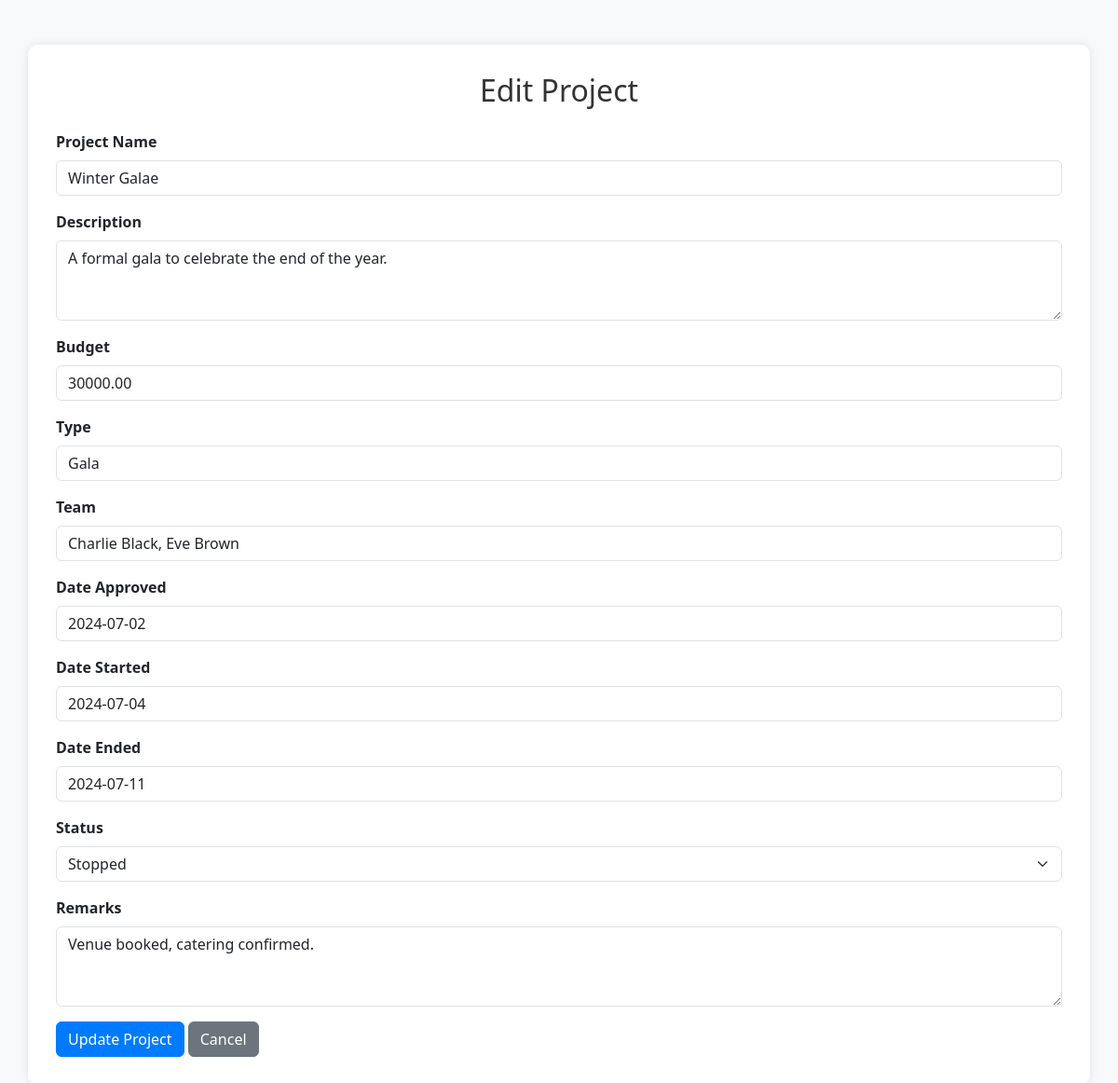
/edit.php?id=9 (signed in), run on the app's committed database.
### tables this page shows
CREATE TABLE `projects` (
  `id` int(11) NOT NULL,
  `proj_name` varchar(255) NOT NULL,
  `description` text DEFAULT NULL,
  `budget` decimal(10,2) DEFAULT NULL,
  `type` varchar(100) DEFAULT NULL,
  `team` varchar(255) DEFAULT NULL,
  `date_approved` date DEFAULT NULL,
  `date_started` date DEFAULT NULL,
  `date_ended` date DEFAULT NULL,
  `status` enum('ongoing','stopped','completed') DEFAULT NULL,
  `remarks` text DEFAULT NULL
);

### edit.php (the view, shortened to what this page needs)
<?php
$servername = "localhost";
$username = "root";
$password = "";
$dbname = "project";
$conn = new mysqli($servername, $username, $password, $dbname);
$id = $_GET['id'] ?? null;
$sql = "SELECT * FROM projects WHERE id=?";
$stmt = $conn->prepare($sql);
$stmt->bind_param("i", $id);
$stmt->execute();
$result = $stmt->get_result();
if ($result->num_rows > 0) {
    $project = $result->fetch_assoc();
} else {
    echo "Project not found";
    exit;
}
?>
<!DOCTYPE html>
<html lang="en">
<head>
    <link href="https://cdn.jsdelivr.net/npm/bootstrap@5.3.0/dist/css/bootstrap.min.css" rel="stylesheet">
    <link rel="stylesheet" href="https://cdnjs.cloudflare.com/ajax/libs/bootstrap-datepicker/1.9.0/css/bootstrap-datepicker.min.css">
</head>
<body>
    <div class="container mt-5">
        <h2 class="mb-4 text-center">Edit Project</h2>
        <form id="editProjectForm">
            <div class="mb-3">
                <label for="projName" class="form-label">Project Name</label>
                <input type="text" class="form-control" id="projName" name="projName" value="<?php echo htmlspecialchars($project['proj_name']); ?>" required>
            </div>
            <div class="mb-3">
                <label for="description" class="form-label">Description</label>
                <textarea class="form-control" id="description" name="description" rows="3" required><?php echo htmlspecialchars($project['description']); ?></textarea>
            </div>
            <div class="mb-3">
                <label for="budget" class="form-label">Budget</label>
                <input type="number" class="form-control" id="budget" name="budget" step="0.01" value="<?php echo htmlspecialchars($project['budget']); ?>" required>
            </div>
            <div class="mb-3">
                <label for="type" class="form-label">Type</label>
                <input type="text" class="form-control" id="type" name="type" value="<?php echo htmlspecialchars($project['type']); ?>" required>
            </div>
            <div class="mb-3">
                <label for="team" class="form-label">Team</label>
                <input type="text" class="form-control" id="team" name="team" value="<?php echo htmlspecialchars($project['team']); ?>" required>
            </div>
            <div class="mb-3">
                <label for="dateApproved" class="form-label">Date Approved</label>
                <input type="text" class="form-control datepicker" id="dateApproved" name="dateApproved" value="<?php echo htmlspecialchars($project['date_approved']); ?>" required>
            </div>
            <div class="mb-3">
                <label for="dateStarted" class="form-label">Date Started</label>
                <input type="text" class="form-control datepicker" id="dateStarted" name="dateStarted" value="<?php echo htmlspecialchars($project['date_started']); ?>" required>
            </div>
            <div class="mb-3">
                <label for="dateEnded" class="form-label">Date Ended</label>
                <input type="text" class="form-control datepicker" id="dateEnded" name="dateEnded" value="<?php echo htmlspecialchars($project['date_ended']); ?>">
            </div>
            <div class="mb-3">
                <label for="status" class="form-label">Status</label>
                <select class="form-select" id="status" name="status" required>
                    <option value="stopped" <?php echo $project['status'] == 'stopped' ? 'selected' : ''; ?>>Stopped</option>
                </select>
            </div>
            <div class="mb-3">
                <label for="remarks" class="form-label">Remarks</label>
                <textarea class="form-control" id="remarks" name="remarks" rows="3"><?php echo htmlspecialchars($project['remarks']); ?></textarea>
            </div>
            <button type="submit" class="btn btn-primary">Update Project</button>
            <button type="button" class="btn btn-secondary" id="cancelButton">Cancel</button>
        </form>
    </div>
</body>
</html>

### edit.php (style rules this page uses)
body { background-color: #f8f9fa; }
.container { background-color: #fff; border-radius: 10px; box-shadow: 0 0 10px rgba(0, 0, 0, 0.1); padding: 30px; }
h2 { color: #333; }
.form-label { font-weight: 600; }
.btn-primary { background-color: #007bff; border-color: #007bff; }
.btn-secondary { background-color: #6c757d; border-color: #6c757d; }

### data on the page
projects: projName "Winter Galae", description "A formal gala to celebrate the end of the year.", budget "30000.00", type "Gala", team "Charlie Black, Eve Brown", dateApproved "2024-07-02", dateStarted "2024-07-04", dateEnded "2024-07-11", status "Stopped", remarks "Venue booked, catering confirmed."
